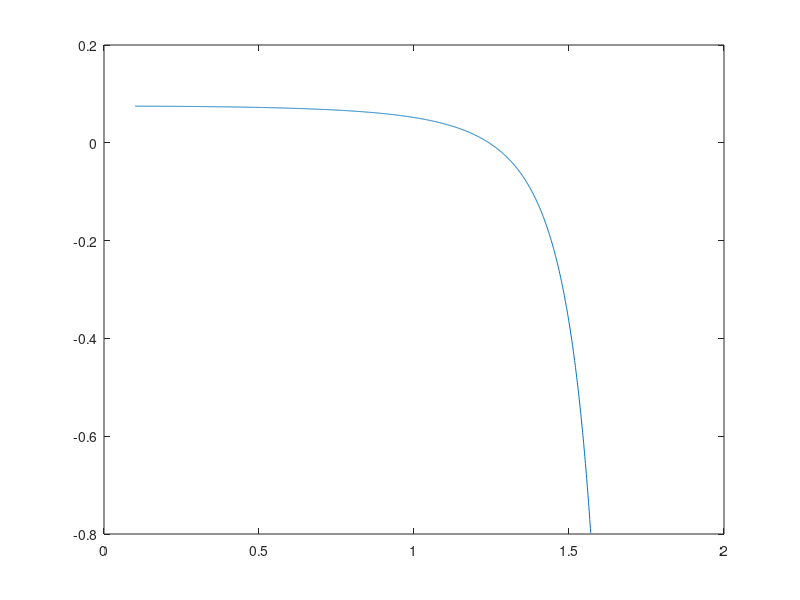

MATLAB code to generate this figure:
clear; clc; close all;

% not sure
a = 1;
ui = 1;
nu = 1;

%fun = @(x) exp(-x.^2).*log(x).^2;
%q = integral(fun,0,Inf);

x = 0.1 : 0.001 : pi/2.0;

fun = @(x) (ui*(1.814.*x/a-0.271*(x/a).^3.0-0.0471*(x/a).^5.0)).^5.0;

theta_squared = zeros(length(x),1);
theta = zeros(length(x),1);
lambda = zeros(length(x),1);

for i = 1 : length(x)
   
    theta_squared(i) = nu*0.45/((ui*(1.814.*x(i)/a-0.271*(x(i)/a).^3.0-0.0471*(x(i)/a)^5.0)))^6.0...
        *integral(fun,0,x(i));
    
    theta(i) = theta_squared(i)^0.5;
    
    lambda(i) = theta_squared(i)/nu*ui*(1.814/a-3*0.271*x(i).^2.0/a.^3.0-5*0.0471*x(i).^4.0/a.^5.0);
    
end

plot(x,lambda);